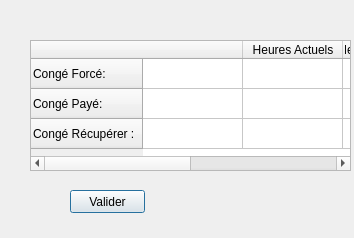
<?xml version="1.0" encoding="UTF-8"?>
<ui version="4.0">
 <class>Dialog</class>
 <widget class="QDialog" name="Dialog">
  <property name="geometry">
   <rect>
    <x>0</x>
    <y>0</y>
    <width>354</width>
    <height>238</height>
   </rect>
  </property>
  <property name="windowTitle">
   <string>Dialog</string>
  </property>
  <widget class="QTableWidget" name="tableWidget">
   <property name="geometry">
    <rect>
     <x>30</x>
     <y>40</y>
     <width>321</width>
     <height>131</height>
    </rect>
   </property>
   <row>
    <property name="text">
     <string>Congé Forcé: </string>
    </property>
   </row>
   <row>
    <property name="text">
     <string>Congé Payé: </string>
    </property>
   </row>
   <row>
    <property name="text">
     <string>Congé Récupérer :</string>
    </property>
   </row>
   <column>
    <property name="text">
     <string/>
    </property>
   </column>
   <column>
    <property name="text">
     <string>Heures Actuels</string>
    </property>
   </column>
   <column>
    <property name="text">
     <string>Heures Consommés</string>
    </property>
   </column>
   <column>
    <property name="text">
     <string>Rest</string>
    </property>
   </column>
  </widget>
  <widget class="QPushButton" name="pushButton">
   <property name="geometry">
    <rect>
     <x>70</x>
     <y>190</y>
     <width>75</width>
     <height>23</height>
    </rect>
   </property>
   <property name="text">
    <string>Valider</string>
   </property>
  </widget>
 </widget>
 <resources/>
 <connections/>
</ui>
